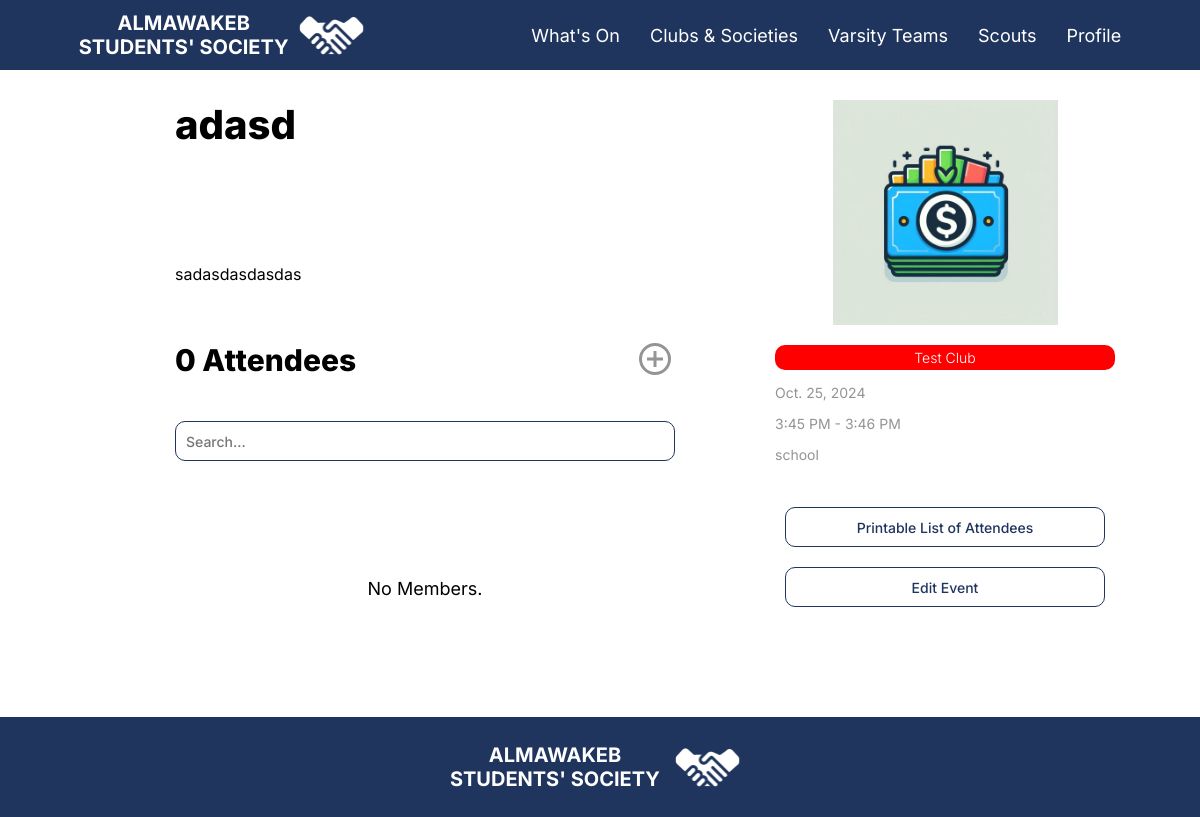
Screenshot of /Event/Detail/8/ (signed in) with the database file from the repository.
### mainapp/models.py (models this page shows, shortened)
class Event(models.Model):
    GROUP_CHOICES = [
        ('ngr', 'All Year Levels'),
        ('12', 'Senior'),
        ('11', 'Junior'),
        ('10', 'Sophomore'),
        ('9', 'Freshman'),
    ]
    GRADE_CHOICES = [
        ('nosec', 'All Sections'),
        ('A', 'A'),
        ('B', 'B'),
        ('C', 'C'),
        ('D', 'D'),
        ('E', 'E'),
        ('F', 'F'),
        ('G', 'G'),
        ('H', 'H'),
        ('I', 'I'),
        ('J', 'J'),
    ]
    author = models.ForeignKey(Club, on_delete=models.CASCADE, related_name='authored_events')
    cover = models.ImageField(upload_to='event_covers/', blank=True, null=True)  # Remove default and allow blank/null
    title = models.CharField(max_length=100)
    text = models.TextField()
    summary = models.CharField(max_length=150)
    date = models.DateField()
    start_time = models.TimeField(blank=True, null=True)
    end_time = models.TimeField(blank=True, null=True)
    published_date = models.DateTimeField(null=True, blank=True)
    location = models.CharField(max_length=150, blank=True)
    color = models.ForeignKey(Club, on_delete=models.CASCADE, related_name='club_color', blank=True, null=True)
    group = models.CharField(max_length=3, choices=GROUP_CHOICES,default="ngr")
    grade = models.CharField(max_length=5, choices=GRADE_CHOICES,default="nosec")
    members_only = models.BooleanField(default=False)
    highlight = models.BooleanField(default=False)
    significant_event = models.BooleanField(default=False)
    attending_Students = models.ManyToManyField(User, related_name='attending_students', blank=True)
    confirmed_Students = models.ManyToManyField(User, related_name='confirm_students', blank=True)
    links = models.ManyToManyField(Links, related_name='events_links', blank=True)
    typeitem = "event"

class Club(models.Model):
    name = models.CharField(max_length=255)
    heads = models.ManyToManyField(User, related_name='head_clubs', blank=True)
    leadership = models.ManyToManyField(User, related_name='leadership_roles', blank=True)
    members = models.ManyToManyField(User, related_name='membership_clubs', blank=True)
    advisors = models.ManyToManyField(User, related_name='advisor_clubs', blank=True)
    events = models.ManyToManyField('Event', related_name='events', blank=True)
    type = models.CharField(choices=[('male', "Boys Only"),('female','Girls Only'), ('mixed', 'Mixed Club')], default='mixed', max_length=6)
    about = models.TextField()
    logo = models.ImageField(upload_to='clubs_logos/')
    color = models.CharField(max_length=7)  # Hex color code
    links = models.ManyToManyField(Links, related_name='club_links', blank=True)

### mainapp/views.py (the view)
# urls.py: path("Event/Detail/<int:event_id>/", views.Event_Detail, name="event_detail"),
def Event_Detail(request, event_id):
    try:
        event = Event.objects.get(id=event_id)
    except ObjectDoesNotExist:
        return error_404_view(request, None)
    links = event.links.all()
    allUsers = []
    if event.members_only:
        for member in event.author.members.all():
            if member not in event.attending_Students.all():
                allUsers.append(member)
    else:
        for member in User.objects.all():
            if member not in event.attending_Students.all() and member.associated_student is not None:
                allUsers.append(member)
    return render(request, "event_detail.html", {'event': event, 'links': links, 'allUsers': allUsers, 'user': request.user})

### templates/event_detail.html (shortened to what this page needs)
{% extends 'Base.html' %}
{% load static %}
{% block content %}
{% if user.associated_student is not None and event.author.type == user.associated_student.gender or user.associated_faculty is not None or user.is_superuser %}
<div class="pagecontrol">
    <div style="display: flex; justify-content: space-between; flex-direction: column;">
        <p class="pageTitle" style="margin: 0px;">{{ event.title }}</p>
        <br>
        <div class="articleDescriptionText">
            <p>{{ event.text|safe|linebreaks }}</p>
        </div>
        <div class="profileRow">
            <p class="pageSubtitle" style="margin: 0px;">{{event.attending_Students.count}} Attendee{% if event.attending_Students.count != 1 %}s{% endif %}</p>
            {% if event.author in user.associated_clubs.all %}
            <button class="btn empty" onclick="openPopup('addMemberBG')"><img src="{% static '../media/images/joinButton.svg' %}"></button>
            {% endif %}
            </div>
            <input class="textfield" placeholder="Search..." style="margin: 0px; width: unset;" id="memberSearch">
            <br>
            <div class="grid scroll" id="memberField">
                {% for member in event.attending_Students.all %}
                <a href="/Student/Detail/{{member.pk}}" class="profileRow">
                    <div class="profileRow Box" style="border: {% if member in event.confirmed_Students.all %}lime{% else %}red{% endif %} 3px solid; border-radius: 15px; padding: 10px; gap: 10px;">
                        <img class="eventCover" style=" width: 50px; height: 50px; margin-right: 10px;" src="{{ member.associated_student.profile_picture.url }}" alt="Club Cover">
                        <p class="text">{{ member.name }}</p>
                        <p class="aboutText">{{ member.associated_student.year_level }}{{ member.associated_student.section }}</p>
                        <p class="aboutText confirmedcontrol" style="color: {% if member in event.confirmed_Students.all %}lime{% else %}red{% endif %};">{% if member in event.confirmed_Students.all %}Confirmed{% else %}Not Confirmed{% endif %}</p>
                        {% if member.email == user.email or event.author in user.associated_clubs.all %}
                        {% if member not in event.confirmed_Students.all %}
                        <button class="btn empty" onclick="setAttendeeConfirmed('{{member.email}}')"><img src="{%static '../media/images/confirmButton.svg' %}"></button>
                        {% else %}
                        <button class="btn empty" onclick="setAttendeeNotConfirmed('{{member.email}}')"><img src="{%static '../media/images/unconfirmButton.svg' %}"></button>
                        {% endif %}
                        {% endif %}
                        {% if event.author in user.associated_clubs.all %}
                        <button class="btn empty" onclick="removeAttendeeFromList('{{member.email}}')"><img src="{%static '../media/images/removeButton.svg' %}"></button>
                        {% endif %}
                    </div>
                </a>
                {% empty %}
                <p class="text">No Members.</p>
                {% endfor %}
            </div>
    </div>
    <div>
        <div class="centerer" style="height: unset; margin-bottom: 20px;">
        <img src="{{ event.cover.url }}" alt="{{ event.title }} Cover" class="articleCover">
        </div>
        <div class="tagBox" style="background: {{ event.author.color }};">
            <p class="tagText">{{ event.author.name }}</p>
        </div>
        <p class="aboutText">{{ event.date }}</p>
        <p class="aboutText">{{ event.start_time|time:"g:i A" }} - {{ event.end_time|time:"g:i A" }}</p>
        <p class="aboutText">{{ event.location }}</p>
        <br>
        {% if event.author in user.associated_clubs.all or user.associated_faculty is not None %}
        <a href="/AttendeesList/Printable/{{ event.pk }}" target="_blank" class="centercontrol"><button class="btn">Printable List of Attendees</button></a><br>
        {% endif %}
        {% if event.author in user.associated_clubs.all %}
        <a href="/Event/Modify/{{ event.pk }}" class="centercontrol"><button class="btn">Edit Event</button></a>
        {% endif %}
    </div>
</div>
{% endif %}
{% endblock %}

### static/CSS/base.css (style rules this page uses)
a { text-decoration: none; }
.pageTitle { color: black; font-size: 40px; font-family: Inter; font-weight: 800; margin-top: 0px; margin-bottom: 30px; }
.pageSubtitle { color: black; font-size: 30px; font-family: Inter; font-weight: 800; }
.text { color: black; font-size: 18px; font-family: Inter; font-weight: 400; }
.aboutText { color: #949494; font-size: 14px; font-family: Inter; font-weight: 400; }
.grid { display: grid; grid-gap: 25px; justify-items: center; grid-template-columns: repeat(auto-fit, minmax(300px, 1fr)); }
.grid.scroll { max-height: 300px; width: 500px; overflow-y: auto; }
.tagBox { display: flex; height: 25px; background: #414648; border-radius: 10px; align-items: center; justify-content: center; }
.tagText { text-align: center; color: white; font-size: 14px; font-family: Inter; font-weight: 300; }
.articleCover { width: 225px; height: 225px; }
.articleDescriptionText { color: black; font-size: 16px; font-family: Inter; font-weight: 400; }
.btn { border: 1px solid #1F355E; width: 320px; height: 40px; border-radius: 10px; background-color: white; margin: 10px; color: #1F355E; font-family: 'Inter'; font-size: 14px; font-weight: 500; cursor: pointer; transition-duration: 0.2s; }
.btn.empty { border: none; width: unset; height: unset; background-color: transparent; margin: 0px; padding: 0px; }
.centerer { display: flex; justify-content: center; flex-direction: column; align-items: center; height: 50%; }
.textfield { border: 1px solid #1F355E; width: 306px; height: 36px; border-radius: 10px; background-color: white; margin: 10px; color: #1F355E; font-family: 'Inter'; font-size: 14px; font-weight: 500; padding-left: 10px; padding-right: 10px; }
.profileRow { display: flex; justify-content: space-between; align-items: center; }
img { object-fit: contain; }
div { font-family: 'Inter'; }
.pagecontrol { display: flex; gap: 100px; justify-content: space-between; }

### rows the page displays
Event: title "adasd", text "sadasdasdasdas", attending_Students.count "0", cover (picture), author.name "Test Club", date "Oct. 25, 2024", start_time "3:45 PM", end_time "3:46 PM", location "school"
